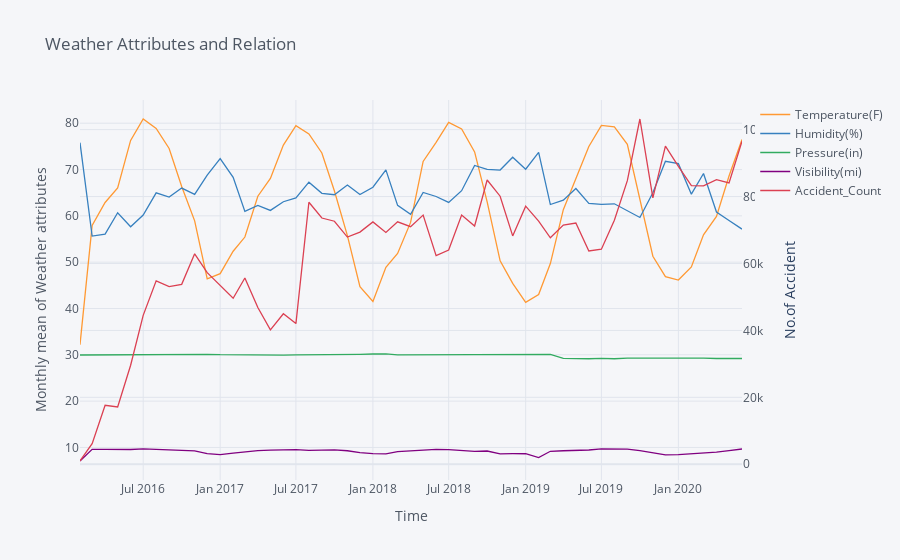

This figure's notebook cell:
### Code cell
dfm.iloc[:,3:8].iplot(kind="line", title = "Weather Attributes and Relation", xTitle="Time",
                      yTitle="Monthly mean of Weather attributes",secondary_y="Accident_Count",
         secondary_y_title="No.of Accident")
